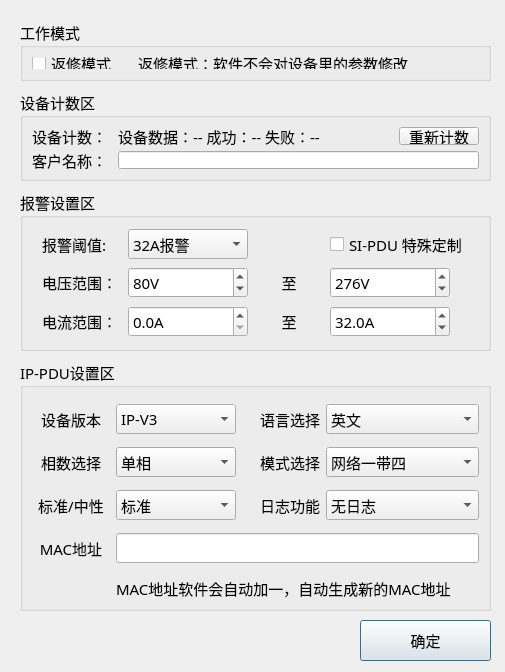
<?xml version="1.0" encoding="UTF-8"?>
<ui version="4.0">
 <class>Home_SetDlg</class>
 <widget class="QDialog" name="Home_SetDlg">
  <property name="geometry">
   <rect>
    <x>0</x>
    <y>0</y>
    <width>505</width>
    <height>672</height>
   </rect>
  </property>
  <property name="windowTitle">
   <string>设备设置</string>
  </property>
  <widget class="QGroupBox" name="groupBox_1">
   <property name="geometry">
    <rect>
     <x>20</x>
     <y>190</y>
     <width>471</width>
     <height>161</height>
    </rect>
   </property>
   <property name="font">
    <font>
     <family>微软雅黑</family>
     <pointsize>11</pointsize>
    </font>
   </property>
   <property name="title">
    <string>报警设置区</string>
   </property>
   <layout class="QGridLayout" name="gridLayout_3" columnstretch="0,0,0,0">
    <item row="0" column="0">
     <widget class="QLabel" name="label_4">
      <property name="minimumSize">
       <size>
        <width>30</width>
        <height>30</height>
       </size>
      </property>
      <property name="maximumSize">
       <size>
        <width>90</width>
        <height>16777215</height>
       </size>
      </property>
      <property name="text">
       <string>报警阈值:</string>
      </property>
      <property name="alignment">
       <set>Qt::AlignLeading|Qt::AlignLeft|Qt::AlignVCenter</set>
      </property>
     </widget>
    </item>
    <item row="0" column="1">
     <widget class="QComboBox" name="comboBox">
      <property name="minimumSize">
       <size>
        <width>120</width>
        <height>30</height>
       </size>
      </property>
      <property name="maximumSize">
       <size>
        <width>110</width>
        <height>16777215</height>
       </size>
      </property>
      <property name="currentIndex">
       <number>1</number>
      </property>
      <item>
       <property name="text">
        <string>不修改</string>
       </property>
      </item>
      <item>
       <property name="text">
        <string>32A报警</string>
       </property>
      </item>
      <item>
       <property name="text">
        <string>16A报警</string>
       </property>
      </item>
      <item>
       <property name="text">
        <string>63A报警</string>
       </property>
      </item>
      <item>
       <property name="text">
        <string>自定义</string>
       </property>
      </item>
     </widget>
    </item>
    <item row="1" column="0">
     <widget class="QLabel" name="label_5">
      <property name="sizePolicy">
       <sizepolicy hsizetype="Preferred" vsizetype="Preferred">
        <horstretch>0</horstretch>
        <verstretch>0</verstretch>
       </sizepolicy>
      </property>
      <property name="minimumSize">
       <size>
        <width>70</width>
        <height>30</height>
       </size>
      </property>
      <property name="maximumSize">
       <size>
        <width>70</width>
        <height>16777215</height>
       </size>
      </property>
      <property name="text">
       <string>电压范围：</string>
      </property>
     </widget>
    </item>
    <item row="1" column="1">
     <widget class="QDoubleSpinBox" name="volMinSpin">
      <property name="enabled">
       <bool>true</bool>
      </property>
      <property name="minimumSize">
       <size>
        <width>120</width>
        <height>30</height>
       </size>
      </property>
      <property name="maximumSize">
       <size>
        <width>120</width>
        <height>16777215</height>
       </size>
      </property>
      <property name="prefix">
       <string/>
      </property>
      <property name="suffix">
       <string>V</string>
      </property>
      <property name="decimals">
       <number>0</number>
      </property>
      <property name="maximum">
       <double>300.000000000000000</double>
      </property>
      <property name="value">
       <double>80.000000000000000</double>
      </property>
     </widget>
    </item>
    <item row="1" column="2">
     <widget class="QLabel" name="label_6">
      <property name="minimumSize">
       <size>
        <width>40</width>
        <height>30</height>
       </size>
      </property>
      <property name="maximumSize">
       <size>
        <width>50</width>
        <height>16777215</height>
       </size>
      </property>
      <property name="text">
       <string>至</string>
      </property>
      <property name="alignment">
       <set>Qt::AlignCenter</set>
      </property>
     </widget>
    </item>
    <item row="1" column="3">
     <widget class="QDoubleSpinBox" name="volMaxSpin">
      <property name="enabled">
       <bool>true</bool>
      </property>
      <property name="minimumSize">
       <size>
        <width>120</width>
        <height>30</height>
       </size>
      </property>
      <property name="maximumSize">
       <size>
        <width>120</width>
        <height>16777215</height>
       </size>
      </property>
      <property name="suffix">
       <string>V</string>
      </property>
      <property name="decimals">
       <number>0</number>
      </property>
      <property name="maximum">
       <double>300.000000000000000</double>
      </property>
      <property name="value">
       <double>276.000000000000000</double>
      </property>
     </widget>
    </item>
    <item row="2" column="0">
     <widget class="QLabel" name="label_9">
      <property name="minimumSize">
       <size>
        <width>70</width>
        <height>30</height>
       </size>
      </property>
      <property name="maximumSize">
       <size>
        <width>70</width>
        <height>16777215</height>
       </size>
      </property>
      <property name="text">
       <string>电流范围：</string>
      </property>
     </widget>
    </item>
    <item row="2" column="1">
     <widget class="QDoubleSpinBox" name="curMinSpin">
      <property name="enabled">
       <bool>true</bool>
      </property>
      <property name="minimumSize">
       <size>
        <width>120</width>
        <height>30</height>
       </size>
      </property>
      <property name="maximumSize">
       <size>
        <width>120</width>
        <height>16777215</height>
       </size>
      </property>
      <property name="suffix">
       <string>A</string>
      </property>
      <property name="decimals">
       <number>1</number>
      </property>
      <property name="maximum">
       <double>63.000000000000000</double>
      </property>
     </widget>
    </item>
    <item row="2" column="2">
     <widget class="QLabel" name="label_10">
      <property name="minimumSize">
       <size>
        <width>40</width>
        <height>30</height>
       </size>
      </property>
      <property name="maximumSize">
       <size>
        <width>50</width>
        <height>16777215</height>
       </size>
      </property>
      <property name="text">
       <string>至</string>
      </property>
      <property name="alignment">
       <set>Qt::AlignCenter</set>
      </property>
     </widget>
    </item>
    <item row="2" column="3">
     <widget class="QDoubleSpinBox" name="curMaxSpin">
      <property name="enabled">
       <bool>true</bool>
      </property>
      <property name="minimumSize">
       <size>
        <width>120</width>
        <height>30</height>
       </size>
      </property>
      <property name="maximumSize">
       <size>
        <width>120</width>
        <height>16777215</height>
       </size>
      </property>
      <property name="suffix">
       <string>A</string>
      </property>
      <property name="decimals">
       <number>1</number>
      </property>
      <property name="maximum">
       <double>63.000000000000000</double>
      </property>
      <property name="value">
       <double>32.000000000000000</double>
      </property>
     </widget>
    </item>
    <item row="0" column="3">
     <widget class="QCheckBox" name="siCheck">
      <property name="minimumSize">
       <size>
        <width>0</width>
        <height>30</height>
       </size>
      </property>
      <property name="layoutDirection">
       <enum>Qt::LeftToRight</enum>
      </property>
      <property name="text">
       <string>SI-PDU 特殊定制</string>
      </property>
     </widget>
    </item>
   </layout>
  </widget>
  <widget class="QPushButton" name="okBtn">
   <property name="geometry">
    <rect>
     <x>360</x>
     <y>620</y>
     <width>131</width>
     <height>41</height>
    </rect>
   </property>
   <property name="font">
    <font>
     <family>微软雅黑</family>
     <pointsize>11</pointsize>
    </font>
   </property>
   <property name="text">
    <string>确定</string>
   </property>
  </widget>
  <widget class="QGroupBox" name="groupBox_4">
   <property name="geometry">
    <rect>
     <x>20</x>
     <y>20</y>
     <width>471</width>
     <height>61</height>
    </rect>
   </property>
   <property name="font">
    <font>
     <family>微软雅黑</family>
     <pointsize>11</pointsize>
    </font>
   </property>
   <property name="title">
    <string>工作模式</string>
   </property>
   <layout class="QGridLayout" name="gridLayout_4">
    <item row="0" column="0">
     <widget class="QCheckBox" name="checkBox">
      <property name="minimumSize">
       <size>
        <width>100</width>
        <height>0</height>
       </size>
      </property>
      <property name="maximumSize">
       <size>
        <width>100</width>
        <height>16777215</height>
       </size>
      </property>
      <property name="text">
       <string>返修模式</string>
      </property>
     </widget>
    </item>
    <item row="0" column="1">
     <widget class="QLabel" name="label">
      <property name="text">
       <string>返修模式：软件不会对设备里的参数修改</string>
      </property>
     </widget>
    </item>
   </layout>
  </widget>
  <widget class="QGroupBox" name="groupBox_2">
   <property name="geometry">
    <rect>
     <x>20</x>
     <y>360</y>
     <width>471</width>
     <height>251</height>
    </rect>
   </property>
   <property name="font">
    <font>
     <family>微软雅黑</family>
     <pointsize>11</pointsize>
    </font>
   </property>
   <property name="title">
    <string>IP-PDU设置区</string>
   </property>
   <layout class="QGridLayout" name="gridLayout">
    <property name="bottomMargin">
     <number>0</number>
    </property>
    <item row="0" column="0">
     <widget class="QLabel" name="label_12">
      <property name="text">
       <string>设备版本</string>
      </property>
      <property name="alignment">
       <set>Qt::AlignCenter</set>
      </property>
     </widget>
    </item>
    <item row="0" column="1">
     <widget class="QComboBox" name="ipTypeBox">
      <property name="minimumSize">
       <size>
        <width>120</width>
        <height>30</height>
       </size>
      </property>
      <item>
       <property name="text">
        <string>IP-V3</string>
       </property>
      </item>
      <item>
       <property name="text">
        <string>IP-V1</string>
       </property>
      </item>
     </widget>
    </item>
    <item row="0" column="2">
     <widget class="QLabel" name="label_2">
      <property name="text">
       <string>语言选择</string>
      </property>
      <property name="alignment">
       <set>Qt::AlignRight|Qt::AlignTrailing|Qt::AlignVCenter</set>
      </property>
     </widget>
    </item>
    <item row="0" column="3">
     <widget class="QComboBox" name="languageBox">
      <property name="minimumSize">
       <size>
        <width>120</width>
        <height>30</height>
       </size>
      </property>
      <item>
       <property name="text">
        <string>英文</string>
       </property>
      </item>
      <item>
       <property name="text">
        <string>中文</string>
       </property>
      </item>
     </widget>
    </item>
    <item row="1" column="0">
     <widget class="QLabel" name="label_7">
      <property name="text">
       <string>相数选择</string>
      </property>
      <property name="alignment">
       <set>Qt::AlignCenter</set>
      </property>
     </widget>
    </item>
    <item row="1" column="1">
     <widget class="QComboBox" name="lineBox">
      <property name="minimumSize">
       <size>
        <width>120</width>
        <height>30</height>
       </size>
      </property>
      <item>
       <property name="text">
        <string>单相</string>
       </property>
      </item>
      <item>
       <property name="text">
        <string>两路</string>
       </property>
      </item>
      <item>
       <property name="text">
        <string>三相</string>
       </property>
      </item>
     </widget>
    </item>
    <item row="1" column="2">
     <widget class="QLabel" name="label_3">
      <property name="text">
       <string>模式选择</string>
      </property>
      <property name="alignment">
       <set>Qt::AlignRight|Qt::AlignTrailing|Qt::AlignVCenter</set>
      </property>
     </widget>
    </item>
    <item row="1" column="3">
     <widget class="QComboBox" name="ipModeBox">
      <property name="minimumSize">
       <size>
        <width>120</width>
        <height>30</height>
       </size>
      </property>
      <item>
       <property name="text">
        <string>网络一带四</string>
       </property>
      </item>
      <item>
       <property name="text">
        <string>Modbus RTU 级联</string>
       </property>
      </item>
     </widget>
    </item>
    <item row="2" column="0">
     <widget class="QLabel" name="label_8">
      <property name="text">
       <string>标准/中性</string>
      </property>
      <property name="alignment">
       <set>Qt::AlignCenter</set>
      </property>
     </widget>
    </item>
    <item row="2" column="1">
     <widget class="QComboBox" name="sBox">
      <property name="minimumSize">
       <size>
        <width>120</width>
        <height>30</height>
       </size>
      </property>
      <item>
       <property name="text">
        <string>标准</string>
       </property>
      </item>
      <item>
       <property name="text">
        <string>中性</string>
       </property>
      </item>
      <item>
       <property name="text">
        <string>定制</string>
       </property>
      </item>
     </widget>
    </item>
    <item row="2" column="2">
     <widget class="QLabel" name="label_11">
      <property name="text">
       <string>日志功能</string>
      </property>
      <property name="alignment">
       <set>Qt::AlignRight|Qt::AlignTrailing|Qt::AlignVCenter</set>
      </property>
     </widget>
    </item>
    <item row="2" column="3">
     <widget class="QComboBox" name="logBox">
      <property name="minimumSize">
       <size>
        <width>120</width>
        <height>30</height>
       </size>
      </property>
      <item>
       <property name="text">
        <string>无日志</string>
       </property>
      </item>
      <item>
       <property name="text">
        <string>带日志</string>
       </property>
      </item>
     </widget>
    </item>
    <item row="3" column="0">
     <widget class="QLabel" name="label_13">
      <property name="text">
       <string>MAC地址</string>
      </property>
      <property name="alignment">
       <set>Qt::AlignCenter</set>
      </property>
     </widget>
    </item>
    <item row="3" column="1" colspan="3">
     <widget class="QLineEdit" name="macEdit">
      <property name="minimumSize">
       <size>
        <width>0</width>
        <height>30</height>
       </size>
      </property>
     </widget>
    </item>
    <item row="4" column="1" colspan="3">
     <widget class="QLabel" name="label_14">
      <property name="maximumSize">
       <size>
        <width>16777215</width>
        <height>25</height>
       </size>
      </property>
      <property name="text">
       <string>MAC地址软件会自动加一，自动生成新的MAC地址</string>
      </property>
     </widget>
    </item>
   </layout>
  </widget>
  <widget class="QGroupBox" name="groupBox_3">
   <property name="geometry">
    <rect>
     <x>20</x>
     <y>90</y>
     <width>471</width>
     <height>91</height>
    </rect>
   </property>
   <property name="font">
    <font>
     <family>微软雅黑</family>
     <pointsize>11</pointsize>
    </font>
   </property>
   <property name="title">
    <string>设备计数区</string>
   </property>
   <layout class="QGridLayout" name="gridLayout_2">
    <item row="0" column="0">
     <widget class="QLabel" name="label_15">
      <property name="maximumSize">
       <size>
        <width>80</width>
        <height>16777215</height>
       </size>
      </property>
      <property name="text">
       <string>设备计数：</string>
      </property>
     </widget>
    </item>
    <item row="0" column="1">
     <widget class="QLabel" name="cntLab">
      <property name="text">
       <string>设备数据：-- 成功：-- 失败：--</string>
      </property>
     </widget>
    </item>
    <item row="0" column="2">
     <widget class="QPushButton" name="resBtn">
      <property name="maximumSize">
       <size>
        <width>80</width>
        <height>16777215</height>
       </size>
      </property>
      <property name="text">
       <string>重新计数</string>
      </property>
     </widget>
    </item>
    <item row="1" column="0">
     <widget class="QLabel" name="label_17">
      <property name="text">
       <string>客户名称：</string>
      </property>
     </widget>
    </item>
    <item row="1" column="1" colspan="2">
     <widget class="QLineEdit" name="userEdit"/>
    </item>
   </layout>
  </widget>
 </widget>
 <resources/>
 <connections/>
</ui>
